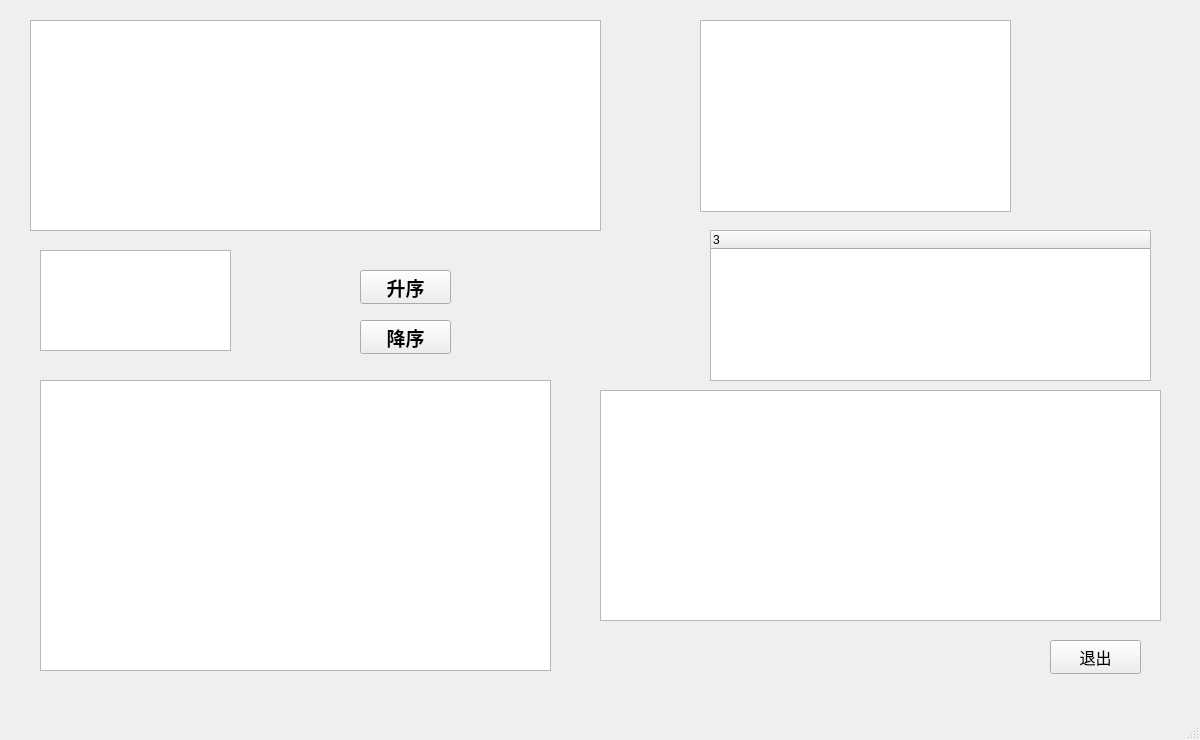
<?xml version="1.0" encoding="UTF-8"?>
<ui version="4.0">
 <class>MainWindow</class>
 <widget class="QMainWindow" name="MainWindow">
  <property name="geometry">
   <rect>
    <x>0</x>
    <y>0</y>
    <width>1200</width>
    <height>740</height>
   </rect>
  </property>
  <property name="windowTitle">
   <string>MainWindow</string>
  </property>
  <widget class="QWidget" name="centralwidget">
   <widget class="QPushButton" name="quit_btn">
    <property name="geometry">
     <rect>
      <x>1050</x>
      <y>640</y>
      <width>91</width>
      <height>34</height>
     </rect>
    </property>
    <property name="font">
     <font>
      <family>苹方</family>
      <pointsize>12</pointsize>
     </font>
    </property>
    <property name="text">
     <string>退出</string>
    </property>
   </widget>
   <widget class="QTableView" name="tableView">
    <property name="geometry">
     <rect>
      <x>30</x>
      <y>20</y>
      <width>571</width>
      <height>211</height>
     </rect>
    </property>
    <property name="font">
     <font>
      <family>苹方</family>
      <pointsize>16</pointsize>
     </font>
    </property>
   </widget>
   <widget class="QListView" name="listView">
    <property name="geometry">
     <rect>
      <x>40</x>
      <y>250</y>
      <width>191</width>
      <height>101</height>
     </rect>
    </property>
   </widget>
   <widget class="QTableWidget" name="tableWidget">
    <property name="geometry">
     <rect>
      <x>40</x>
      <y>380</y>
      <width>511</width>
      <height>291</height>
     </rect>
    </property>
   </widget>
   <widget class="QPushButton" name="pushButton">
    <property name="geometry">
     <rect>
      <x>360</x>
      <y>270</y>
      <width>91</width>
      <height>34</height>
     </rect>
    </property>
    <property name="font">
     <font>
      <pointsize>14</pointsize>
      <weight>75</weight>
      <bold>true</bold>
     </font>
    </property>
    <property name="text">
     <string>升序</string>
    </property>
   </widget>
   <widget class="QPushButton" name="pushButton_2">
    <property name="geometry">
     <rect>
      <x>360</x>
      <y>320</y>
      <width>91</width>
      <height>34</height>
     </rect>
    </property>
    <property name="font">
     <font>
      <pointsize>14</pointsize>
      <weight>75</weight>
      <bold>true</bold>
     </font>
    </property>
    <property name="text">
     <string>降序</string>
    </property>
   </widget>
   <widget class="QTableView" name="tableView_2">
    <property name="geometry">
     <rect>
      <x>700</x>
      <y>20</y>
      <width>311</width>
      <height>192</height>
     </rect>
    </property>
   </widget>
   <widget class="QTreeWidget" name="treeWidget">
    <property name="geometry">
     <rect>
      <x>710</x>
      <y>230</y>
      <width>441</width>
      <height>151</height>
     </rect>
    </property>
    <column>
     <property name="text">
      <string>3</string>
     </property>
    </column>
   </widget>
   <widget class="QTreeView" name="treeView">
    <property name="geometry">
     <rect>
      <x>600</x>
      <y>390</y>
      <width>561</width>
      <height>231</height>
     </rect>
    </property>
   </widget>
  </widget>
  <widget class="QMenuBar" name="menubar">
   <property name="geometry">
    <rect>
     <x>0</x>
     <y>0</y>
     <width>1200</width>
     <height>28</height>
    </rect>
   </property>
  </widget>
  <widget class="QStatusBar" name="statusbar"/>
 </widget>
 <resources/>
 <connections/>
</ui>
